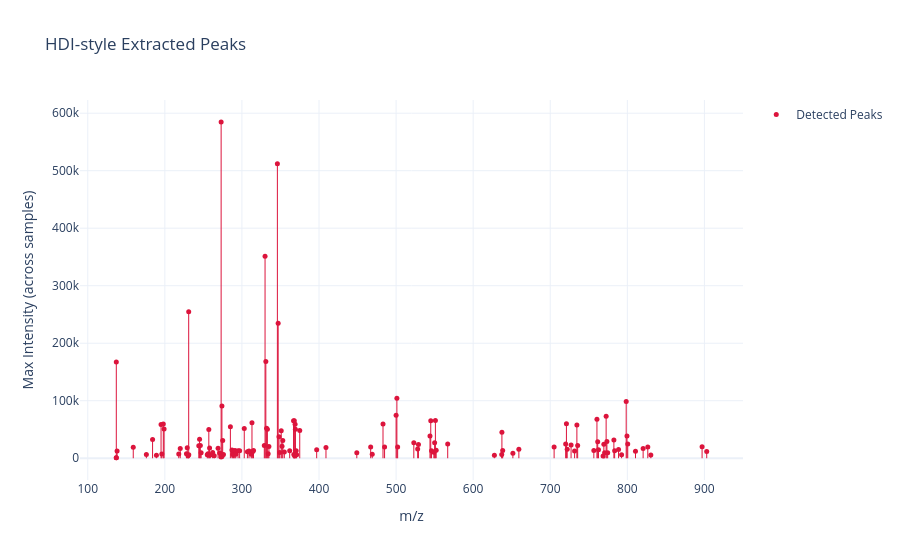

Notebook code cell kept with this figure:
### Code cell
plot_hdi_stem(adata_hdi)

### Figure 1 — Plotly figure (JSON) as saved in the notebook; plotly's stock layout.template omitted (floating-point values rounded to 4 significant figures; data arrays with more than 128 entries replaced by an {"elided": "..."} marker saying what was removed)
{"data": [{"hoverinfo": "skip", "line": {"color": "crimson", "width": 1}, "mode": "lines", "showlegend": false, "type": "scatter", "x": [137.0, 137.0], "y": [0, 693]}, {"hoverinfo": "skip", "line": {"color": "crimson", "width": 1}, "mode": "lines", "showlegend": false, "type": "scatter", "x": [137.0, 137.0], "y": [0, 167500]}, {"hoverinfo": "skip", "line": {"color": "crimson", "width": 1}, "mode": "lines", "showlegend": false, "type": "scatter", "x": [137.1, 137.1], "y": [0, 639]}, {"hoverinfo": "skip", "line": {"color": "crimson", "width": 1}, "mode": "lines", "showlegend": false, "type": "scatter", "x": [138.0, 138.0], "y": [0, 12488]}, {"hoverinfo": "skip", "line": {"color": "crimson", "width": 1}, "mode": "lines", "showlegend": false, "type": "scatter", "x": [159.0, 159.0], "y": [0, 18905]}, {"hoverinfo": "skip", "line": {"color": "crimson", "width": 1}, "mode": "lines", "showlegend": false, "type": "scatter", "x": [176.0, 176.0], "y": [0, 6534]}, {"hoverinfo": "skip", "line": {"color": "crimson", "width": 1}, "mode": "lines", "showlegend": false, "type": "scatter", "x": [184.1, 184.1], "y": [0, 32794]}, {"hoverinfo": "skip", "line": {"color": "crimson", "width": 1}, "mode": "lines", "showlegend": false, "type": "scatter", "x": [189.1, 189.1], "y": [0, 5168]}, {"hoverinfo": "skip", "line": {"color": "crimson", "width": 1}, "mode": "lines", "showlegend": false, "type": "scatter", "x": [195.1, 195.1], "y": [0, 58528]}, {"hoverinfo": "skip", "line": {"color": "crimson", "width": 1}, "mode": "lines", "showlegend": false, "type": "scatter", "x": [196.1, 196.1], "y": [0, 7518]}, {"hoverinfo": "skip", "line": {"color": "crimson", "width": 1}, "mode": "lines", "showlegend": false, "type": "scatter", "x": [198.0, 198.0], "y": [0, 59752]}, {"hoverinfo": "skip", "line": {"color": "crimson", "width": 1}, "mode": "lines", "showlegend": false, "type": "scatter", "x": [199.0, 199.0], "y": [0, 50949]}, {"hoverinfo": "skip", "line": {"color": "crimson", "width": 1}, "mode": "lines", "showlegend": false, "type": "scatter", "x": [218.1, 218.1], "y": [0, 7429]}, {"hoverinfo": "skip", "line": {"color": "crimson", "width": 1}, "mode": "lines", "showlegend": false, "type": "scatter", "x": [220.0, 220.0], "y": [0, 16835]}, {"hoverinfo": "skip", "line": {"color": "crimson", "width": 1}, "mode": "lines", "showlegend": false, "type": "scatter", "x": [228.0, 228.0], "y": [0, 8017]}, {"hoverinfo": "skip", "line": {"color": "crimson", "width": 1}, "mode": "lines", "showlegend": false, "type": "scatter", "x": [229.0, 229.0], "y": [0, 18338]}, {"hoverinfo": "skip", "line": {"color": "crimson", "width": 1}, "mode": "lines", "showlegend": false, "type": "scatter", "x": [230.1, 230.1], "y": [0, 4278]}, {"hoverinfo": "skip", "line": {"color": "crimson", "width": 1}, "mode": "lines", "showlegend": false, "type": "scatter", "x": [230.9, 230.9], "y": [0, 254934]}, {"hoverinfo": "skip", "line": {"color": "crimson", "width": 1}, "mode": "lines", "showlegend": false, "type": "scatter", "x": [231.1, 231.1], "y": [0, 6183]}, {"hoverinfo": "skip", "line": {"color": "crimson", "width": 1}, "mode": "lines", "showlegend": false, "type": "scatter", "x": [244.0, 244.0], "y": [0, 21609]}, {"hoverinfo": "skip", "line": {"color": "crimson", "width": 1}, "mode": "lines", "showlegend": false, "type": "scatter", "x": [245.0, 245.0], "y": [0, 32858]}, {"hoverinfo": "skip", "line": {"color": "crimson", "width": 1}, "mode": "lines", "showlegend": false, "type": "scatter", "x": [246.1, 246.1], "y": [0, 22144]}, {"hoverinfo": "skip", "line": {"color": "crimson", "width": 1}, "mode": "lines", "showlegend": false, "type": "scatter", "x": [247.1, 247.1], "y": [0, 9665]}, {"hoverinfo": "skip", "line": {"color": "crimson", "width": 1}, "mode": "lines", "showlegend": false, "type": "scatter", "x": [255.0, 255.0], "y": [0, 5932]}, {"hoverinfo": "skip", "line": {"color": "crimson", "width": 1}, "mode": "lines", "showlegend": false, "type": "scatter", "x": [256.0, 256.0], "y": [0, 7930]}, {"hoverinfo": "skip", "line": {"color": "crimson", "width": 1}, "mode": "lines", "showlegend": false, "type": "scatter", "x": [257.0, 257.0], "y": [0, 50097]}, {"hoverinfo": "skip", "line": {"color": "crimson", "width": 1}, "mode": "lines", "showlegend": false, "type": "scatter", "x": [258.0, 258.0], "y": [0, 17771]}, {"hoverinfo": "skip", "line": {"color": "crimson", "width": 1}, "mode": "lines", "showlegend": false, "type": "scatter", "x": [259.1, 259.1], "y": [0, 5702]}, {"hoverinfo": "skip", "line": {"color": "crimson", "width": 1}, "mode": "lines", "showlegend": false, "type": "scatter", "x": [262.0, 262.0], "y": [0, 9901]}, {"hoverinfo": "skip", "line": {"color": "crimson", "width": 1}, "mode": "lines", "showlegend": false, "type": "scatter", "x": [264.1, 264.1], "y": [0, 4202]}, {"hoverinfo": "skip", "line": {"color": "crimson", "width": 1}, "mode": "lines", "showlegend": false, "type": "scatter", "x": [269.1, 269.1], "y": [0, 17476]}, {"hoverinfo": "skip", "line": {"color": "crimson", "width": 1}, "mode": "lines", "showlegend": false, "type": "scatter", "x": [271.0, 271.0], "y": [0, 8932]}, {"hoverinfo": "skip", "line": {"color": "crimson", "width": 1}, "mode": "lines", "showlegend": false, "type": "scatter", "x": [272.0, 272.0], "y": [0, 8503]}, {"hoverinfo": "skip", "line": {"color": "crimson", "width": 1}, "mode": "lines", "showlegend": false, "type": "scatter", "x": [273.0, 273.0], "y": [0, 2009]}, {"hoverinfo": "skip", "line": {"color": "crimson", "width": 1}, "mode": "lines", "showlegend": false, "type": "scatter", "x": [273.0, 273.0], "y": [0, 584460]}, {"hoverinfo": "skip", "line": {"color": "crimson", "width": 1}, "mode": "lines", "showlegend": false, "type": "scatter", "x": [273.2, 273.2], "y": [0, 4833]}, {"hoverinfo": "skip", "line": {"color": "crimson", "width": 1}, "mode": "lines", "showlegend": false, "type": "scatter", "x": [274.0, 274.0], "y": [0, 90898]}, {"hoverinfo": "skip", "line": {"color": "crimson", "width": 1}, "mode": "lines", "showlegend": false, "type": "scatter", "x": [274.3, 274.3], "y": [0, 3625]}, {"hoverinfo": "skip", "line": {"color": "crimson", "width": 1}, "mode": "lines", "showlegend": false, "type": "scatter", "x": [275.1, 275.1], "y": [0, 30859]}, {"hoverinfo": "skip", "line": {"color": "crimson", "width": 1}, "mode": "lines", "showlegend": false, "type": "scatter", "x": [276.1, 276.1], "y": [0, 6684]}, {"hoverinfo": "skip", "line": {"color": "crimson", "width": 1}, "mode": "lines", "showlegend": false, "type": "scatter", "x": [285.0, 285.0], "y": [0, 54977]}, {"hoverinfo": "skip", "line": {"color": "crimson", "width": 1}, "mode": "lines", "showlegend": false, "type": "scatter", "x": [287.0, 287.0], "y": [0, 14340]}, {"hoverinfo": "skip", "line": {"color": "crimson", "width": 1}, "mode": "lines", "showlegend": false, "type": "scatter", "x": [288.0, 288.0], "y": [0, 6532]}, {"hoverinfo": "skip", "line": {"color": "crimson", "width": 1}, "mode": "lines", "showlegend": false, "type": "scatter", "x": [289.0, 289.0], "y": [0, 9109]}, {"hoverinfo": "skip", "line": {"color": "crimson", "width": 1}, "mode": "lines", "showlegend": false, "type": "scatter", "x": [290.0, 290.0], "y": [0, 12374]}, {"hoverinfo": "skip", "line": {"color": "crimson", "width": 1}, "mode": "lines", "showlegend": false, "type": "scatter", "x": [291.0, 291.0], "y": [0, 13274]}, {"hoverinfo": "skip", "line": {"color": "crimson", "width": 1}, "mode": "lines", "showlegend": false, "type": "scatter", "x": [292.1, 292.1], "y": [0, 6785]}, {"hoverinfo": "skip", "line": {"color": "crimson", "width": 1}, "mode": "lines", "showlegend": false, "type": "scatter", "x": [295.0, 295.0], "y": [0, 13219]}, {"hoverinfo": "skip", "line": {"color": "crimson", "width": 1}, "mode": "lines", "showlegend": false, "type": "scatter", "x": [297.0, 297.0], "y": [0, 12972]}, {"hoverinfo": "skip", "line": {"color": "crimson", "width": 1}, "mode": "lines", "showlegend": false, "type": "scatter", "x": [303.0, 303.0], "y": [0, 51576]}, {"hoverinfo": "skip", "line": {"color": "crimson", "width": 1}, "mode": "lines", "showlegend": false, "type": "scatter", "x": [307.1, 307.1], "y": [0, 11194]}, {"hoverinfo": "skip", "line": {"color": "crimson", "width": 1}, "mode": "lines", "showlegend": false, "type": "scatter", "x": [309.1, 309.1], "y": [0, 12670]}, {"hoverinfo": "skip", "line": {"color": "crimson", "width": 1}, "mode": "lines", "showlegend": false, "type": "scatter", "x": [312.0, 312.0], "y": [0, 6778]}, {"hoverinfo": "skip", "line": {"color": "crimson", "width": 1}, "mode": "lines", "showlegend": false, "type": "scatter", "x": [313.0, 313.0], "y": [0, 61847]}, {"hoverinfo": "skip", "line": {"color": "crimson", "width": 1}, "mode": "lines", "showlegend": false, "type": "scatter", "x": [314.0, 314.0], "y": [0, 11642]}, {"hoverinfo": "skip", "line": {"color": "crimson", "width": 1}, "mode": "lines", "showlegend": false, "type": "scatter", "x": [315.0, 315.0], "y": [0, 13294]}, {"hoverinfo": "skip", "line": {"color": "crimson", "width": 1}, "mode": "lines", "showlegend": false, "type": "scatter", "x": [329.0, 329.0], "y": [0, 21984]}, {"hoverinfo": "skip", "line": {"color": "crimson", "width": 1}, "mode": "lines", "showlegend": false, "type": "scatter", "x": [330.0, 330.0], "y": [0, 351099]}, {"hoverinfo": "skip", "line": {"color": "crimson", "width": 1}, "mode": "lines", "showlegend": false, "type": "scatter", "x": [331.0, 331.0], "y": [0, 168097]}, {"hoverinfo": "skip", "line": {"color": "crimson", "width": 1}, "mode": "lines", "showlegend": false, "type": "scatter", "x": [332.0, 332.0], "y": [0, 52356]}, {"hoverinfo": "skip", "line": {"color": "crimson", "width": 1}, "mode": "lines", "showlegend": false, "type": "scatter", "x": [333.0, 333.0], "y": [0, 50359]}, {"hoverinfo": "skip", "line": {"color": "crimson", "width": 1}, "mode": "lines", "showlegend": false, "type": "scatter", "x": [334.0, 334.0], "y": [0, 7753]}, {"hoverinfo": "skip", "line": {"color": "crimson", "width": 1}, "mode": "lines", "showlegend": false, "type": "scatter", "x": [335.0, 335.0], "y": [0, 20326]}, {"hoverinfo": "skip", "line": {"color": "crimson", "width": 1}, "mode": "lines", "showlegend": false, "type": "scatter", "x": [346.0, 346.0], "y": [0, 512255]}, {"hoverinfo": "skip", "line": {"color": "crimson", "width": 1}, "mode": "lines", "showlegend": false, "type": "scatter", "x": [347.0, 347.0], "y": [0, 234542]}, {"hoverinfo": "skip", "line": {"color": "crimson", "width": 1}, "mode": "lines", "showlegend": false, "type": "scatter", "x": [348.1, 348.1], "y": [0, 37302]}, {"hoverinfo": "skip", "line": {"color": "crimson", "width": 1}, "mode": "lines", "showlegend": false, "type": "scatter", "x": [349.0, 349.0], "y": [0, 10049]}, {"hoverinfo": "skip", "line": {"color": "crimson", "width": 1}, "mode": "lines", "showlegend": false, "type": "scatter", "x": [351.0, 351.0], "y": [0, 47991]}, {"hoverinfo": "skip", "line": {"color": "crimson", "width": 1}, "mode": "lines", "showlegend": false, "type": "scatter", "x": [352.0, 352.0], "y": [0, 21037]}, {"hoverinfo": "skip", "line": {"color": "crimson", "width": 1}, "mode": "lines", "showlegend": false, "type": "scatter", "x": [353.0, 353.0], "y": [0, 30927]}, {"hoverinfo": "skip", "line": {"color": "crimson", "width": 1}, "mode": "lines", "showlegend": false, "type": "scatter", "x": [355.0, 355.0], "y": [0, 10929]}, {"hoverinfo": "skip", "line": {"color": "crimson", "width": 1}, "mode": "lines", "showlegend": false, "type": "scatter", "x": [362.0, 362.0], "y": [0, 13095]}, {"hoverinfo": "skip", "line": {"color": "crimson", "width": 1}, "mode": "lines", "showlegend": false, "type": "scatter", "x": [367.0, 367.0], "y": [0, 65048]}, {"hoverinfo": "skip", "line": {"color": "crimson", "width": 1}, "mode": "lines", "showlegend": false, "type": "scatter", "x": [367.3, 367.3], "y": [0, 6540]}, {"hoverinfo": "skip", "line": {"color": "crimson", "width": 1}, "mode": "lines", "showlegend": false, "type": "scatter", "x": [368.0, 368.0], "y": [0, 65330]}, {"hoverinfo": "skip", "line": {"color": "crimson", "width": 1}, "mode": "lines", "showlegend": false, "type": "scatter", "x": [368.3, 368.3], "y": [0, 4550]}, {"hoverinfo": "skip", "line": {"color": "crimson", "width": 1}, "mode": "lines", "showlegend": false, "type": "scatter", "x": [369.0, 369.0], "y": [0, 59117]}, {"hoverinfo": "skip", "line": {"color": "crimson", "width": 1}, "mode": "lines", "showlegend": false, "type": "scatter", "x": [369.4, 369.4], "y": [0, 50256]}, {"hoverinfo": "skip", "line": {"color": "crimson", "width": 1}, "mode": "lines", "showlegend": false, "type": "scatter", "x": [370.4, 370.4], "y": [0, 13223]}, {"hoverinfo": "skip", "line": {"color": "crimson", "width": 1}, "mode": "lines", "showlegend": false, "type": "scatter", "x": [371.0, 371.0], "y": [0, 6119]}, {"hoverinfo": "skip", "line": {"color": "crimson", "width": 1}, "mode": "lines", "showlegend": false, "type": "scatter", "x": [375.0, 375.0], "y": [0, 48071]}, {"hoverinfo": "skip", "line": {"color": "crimson", "width": 1}, "mode": "lines", "showlegend": false, "type": "scatter", "x": [397.0, 397.0], "y": [0, 14811]}, {"hoverinfo": "skip", "line": {"color": "crimson", "width": 1}, "mode": "lines", "showlegend": false, "type": "scatter", "x": [409.1, 409.1], "y": [0, 18600]}, {"hoverinfo": "skip", "line": {"color": "crimson", "width": 1}, "mode": "lines", "showlegend": false, "type": "scatter", "x": [449.0, 449.0], "y": [0, 9631]}, {"hoverinfo": "skip", "line": {"color": "crimson", "width": 1}, "mode": "lines", "showlegend": false, "type": "scatter", "x": [467.0, 467.0], "y": [0, 19335]}, {"hoverinfo": "skip", "line": {"color": "crimson", "width": 1}, "mode": "lines", "showlegend": false, "type": "scatter", "x": [469.1, 469.1], "y": [0, 7016]}, {"hoverinfo": "skip", "line": {"color": "crimson", "width": 1}, "mode": "lines", "showlegend": false, "type": "scatter", "x": [483.0, 483.0], "y": [0, 59412]}, {"hoverinfo": "skip", "line": {"color": "crimson", "width": 1}, "mode": "lines", "showlegend": false, "type": "scatter", "x": [485.1, 485.1], "y": [0, 19410]}, {"hoverinfo": "skip", "line": {"color": "crimson", "width": 1}, "mode": "lines", "showlegend": false, "type": "scatter", "x": [500.0, 500.0], "y": [0, 74941]}, {"hoverinfo": "skip", "line": {"color": "crimson", "width": 1}, "mode": "lines", "showlegend": false, "type": "scatter", "x": [501.0, 501.0], "y": [0, 104254]}, {"hoverinfo": "skip", "line": {"color": "crimson", "width": 1}, "mode": "lines", "showlegend": false, "type": "scatter", "x": [502.0, 502.0], "y": [0, 19500]}, {"hoverinfo": "skip", "line": {"color": "crimson", "width": 1}, "mode": "lines", "showlegend": false, "type": "scatter", "x": [523.0, 523.0], "y": [0, 26760]}, {"hoverinfo": "skip", "line": {"color": "crimson", "width": 1}, "mode": "lines", "showlegend": false, "type": "scatter", "x": [528.0, 528.0], "y": [0, 15965]}, {"hoverinfo": "skip", "line": {"color": "crimson", "width": 1}, "mode": "lines", "showlegend": false, "type": "scatter", "x": [529.0, 529.0], "y": [0, 23936]}, {"hoverinfo": "skip", "line": {"color": "crimson", "width": 1}, "mode": "lines", "showlegend": false, "type": "scatter", "x": [544.0, 544.0], "y": [0, 38654]}, {"hoverinfo": "skip", "line": {"color": "crimson", "width": 1}, "mode": "lines", "showlegend": false, "type": "scatter", "x": [545.0, 545.0], "y": [0, 65123]}, {"hoverinfo": "skip", "line": {"color": "crimson", "width": 1}, "mode": "lines", "showlegend": false, "type": "scatter", "x": [546.0, 546.0], "y": [0, 12951]}, {"hoverinfo": "skip", "line": {"color": "crimson", "width": 1}, "mode": "lines", "showlegend": false, "type": "scatter", "x": [549.0, 549.0], "y": [0, 10509]}, {"hoverinfo": "skip", "line": {"color": "crimson", "width": 1}, "mode": "lines", "showlegend": false, "type": "scatter", "x": [550.0, 550.0], "y": [0, 27110]}, {"hoverinfo": "skip", "line": {"color": "crimson", "width": 1}, "mode": "lines", "showlegend": false, "type": "scatter", "x": [551.0, 551.0], "y": [0, 65555]}, {"hoverinfo": "skip", "line": {"color": "crimson", "width": 1}, "mode": "lines", "showlegend": false, "type": "scatter", "x": [552.0, 552.0], "y": [0, 13935]}, {"hoverinfo": "skip", "line": {"color": "crimson", "width": 1}, "mode": "lines", "showlegend": false, "type": "scatter", "x": [567.0, 567.0], "y": [0, 24737]}, {"hoverinfo": "skip", "line": {"color": "crimson", "width": 1}, "mode": "lines", "showlegend": false, "type": "scatter", "x": [627.5, 627.5], "y": [0, 5097]}, {"hoverinfo": "skip", "line": {"color": "crimson", "width": 1}, "mode": "lines", "showlegend": false, "type": "scatter", "x": [637.1, 637.1], "y": [0, 6391]}, {"hoverinfo": "skip", "line": {"color": "crimson", "width": 1}, "mode": "lines", "showlegend": false, "type": "scatter", "x": [637.3, 637.3], "y": [0, 45234]}, {"hoverinfo": "skip", "line": {"color": "crimson", "width": 1}, "mode": "lines", "showlegend": false, "type": "scatter", "x": [638.3, 638.3], "y": [0, 13471]}, {"hoverinfo": "skip", "line": {"color": "crimson", "width": 1}, "mode": "lines", "showlegend": false, "type": "scatter", "x": [651.5, 651.5], "y": [0, 8601]}, {"hoverinfo": "skip", "line": {"color": "crimson", "width": 1}, "mode": "lines", "showlegend": false, "type": "scatter", "x": [659.3, 659.3], "y": [0, 15680]}, {"hoverinfo": "skip", "line": {"color": "crimson", "width": 1}, "mode": "lines", "showlegend": false, "type": "scatter", "x": [705.0, 705.0], "y": [0, 19538]}, {"hoverinfo": "skip", "line": {"color": "crimson", "width": 1}, "mode": "lines", "showlegend": false, "type": "scatter", "x": [720.0, 720.0], "y": [0, 24865]}, {"hoverinfo": "skip", "line": {"color": "crimson", "width": 1}, "mode": "lines", "showlegend": false, "type": "scatter", "x": [721.0, 721.0], "y": [0, 60181]}, {"hoverinfo": "skip", "line": {"color": "crimson", "width": 1}, "mode": "lines", "showlegend": false, "type": "scatter", "x": [722.0, 722.0], "y": [0, 15750]}, {"hoverinfo": "skip", "line": {"color": "crimson", "width": 1}, "mode": "lines", "showlegend": false, "type": "scatter", "x": [727.0, 727.0], "y": [0, 23094]}, {"hoverinfo": "skip", "line": {"color": "crimson", "width": 1}, "mode": "lines", "showlegend": false, "type": "scatter", "x": [731.6, 731.6], "y": [0, 12803]}, {"hoverinfo": "skip", "line": {"color": "crimson", "width": 1}, "mode": "lines", "showlegend": false, "type": "scatter", "x": [734.6, 734.6], "y": [0, 57841]}, {"hoverinfo": "skip", "line": {"color": "crimson", "width": 1}, "mode": "lines", "showlegend": false, "type": "scatter", "x": [735.6, 735.6], "y": [0, 21991]}, {"hoverinfo": "skip", "line": {"color": "crimson", "width": 1}, "mode": "lines", "showlegend": false, "type": "scatter", "x": [756.6, 756.6], "y": [0, 13436]}, {"hoverinfo": "skip", "line": {"color": "crimson", "width": 1}, "mode": "lines", "showlegend": false, "type": "scatter", "x": [760.6, 760.6], "y": [0, 67919]}, {"hoverinfo": "skip", "line": {"color": "crimson", "width": 1}, "mode": "lines", "showlegend": false, "type": "scatter", "x": [761.6, 761.6], "y": [0, 28849]}, {"hoverinfo": "skip", "line": {"color": "crimson", "width": 1}, "mode": "lines", "showlegend": false, "type": "scatter", "x": [762.6, 762.6], "y": [0, 14719]}, {"hoverinfo": "skip", "line": {"color": "crimson", "width": 1}, "mode": "lines", "showlegend": false, "type": "scatter", "x": [768.5, 768.5], "y": [0, 4096]}, {"hoverinfo": "skip", "line": {"color": "crimson", "width": 1}, "mode": "lines", "showlegend": false, "type": "scatter", "x": [769.6, 769.6], "y": [0, 24129]}, {"hoverinfo": "skip", "line": {"color": "crimson", "width": 1}, "mode": "lines", "showlegend": false, "type": "scatter", "x": [770.6, 770.6], "y": [0, 9453]}, {"hoverinfo": "skip", "line": {"color": "crimson", "width": 1}, "mode": "lines", "showlegend": false, "type": "scatter", "x": [772.5, 772.5], "y": [0, 72855]}, {"hoverinfo": "skip", "line": {"color": "crimson", "width": 1}, "mode": "lines", "showlegend": false, "type": "scatter", "x": [773.5, 773.5], "y": [0, 29111]}, {"hoverinfo": "skip", "line": {"color": "crimson", "width": 1}, "mode": "lines", "showlegend": false, "type": "scatter", "x": [774.5, 774.5], "y": [0, 9529]}, {"hoverinfo": "skip", "line": {"color": "crimson", "width": 1}, "mode": "lines", "showlegend": false, "type": "scatter", "x": [782.6, 782.6], "y": [0, 31895]}, {"hoverinfo": "skip", "line": {"color": "crimson", "width": 1}, "mode": "lines", "showlegend": false, "type": "scatter", "x": [783.6, 783.6], "y": [0, 13228]}, {"hoverinfo": "skip", "line": {"color": "crimson", "width": 1}, "mode": "lines", "showlegend": false, "type": "scatter", "x": [788.6, 788.6], "y": [0, 15039]}, {"hoverinfo": "skip", "line": {"color": "crimson", "width": 1}, "mode": "lines", "showlegend": false, "type": "scatter", "x": [792.6, 792.6], "y": [0, 6154]}, {"hoverinfo": "skip", "line": {"color": "crimson", "width": 1}, "mode": "lines", "showlegend": false, "type": "scatter", "x": [798.5, 798.5], "y": [0, 98580]}, {"hoverinfo": "skip", "line": {"color": "crimson", "width": 1}, "mode": "lines", "showlegend": false, "type": "scatter", "x": [799.6, 799.6], "y": [0, 38826]}, {"hoverinfo": "skip", "line": {"color": "crimson", "width": 1}, "mode": "lines", "showlegend": false, "type": "scatter", "x": [800.6, 800.6], "y": [0, 24637]}, {"hoverinfo": "skip", "line": {"color": "crimson", "width": 1}, "mode": "lines", "showlegend": false, "type": "scatter", "x": [810.6, 810.6], "y": [0, 12241]}, {"hoverinfo": "skip", "line": {"color": "crimson", "width": 1}, "mode": "lines", "showlegend": false, "type": "scatter", "x": [820.5, 820.5], "y": [0, 16892]}, {"hoverinfo": "skip", "line": {"color": "crimson", "width": 1}, "mode": "lines", "showlegend": false, "type": "scatter", "x": [826.6, 826.6], "y": [0, 19602]}, {"hoverinfo": "skip", "line": {"color": "crimson", "width": 1}, "mode": "lines", "showlegend": false, "type": "scatter", "x": [830.5, 830.5], "y": [0, 5839]}, {"hoverinfo": "skip", "line": {"color": "crimson", "width": 1}, "mode": "lines", "showlegend": false, "type": "scatter", "x": [897.0, 897.0], "y": [0, 19929]}, {"hoverinfo": "skip", "line": {"color": "crimson", "width": 1}, "mode": "lines", "showlegend": false, "type": "scatter", "x": [903.0, 903.0], "y": [0, 11905]}, {"hovertemplate": "m/z: %{x:.6f}<br>Max Intensity: %{y:.2f}", "marker": {"color": "crimson", "size": 5}, "mode": "markers", "name": "Detected Peaks", "type": "scatter", "x": {"elided": "139 float values"}, "y": {"elided": "139 int values"}}], "layout": {"dragmode": "zoom", "hovermode": "closest", "title": {"text": "HDI-style Extracted Peaks"}, "xaxis": {"title": {"text": "m/z"}}, "yaxis": {"title": {"text": "Max Intensity (across samples)"}}}}
